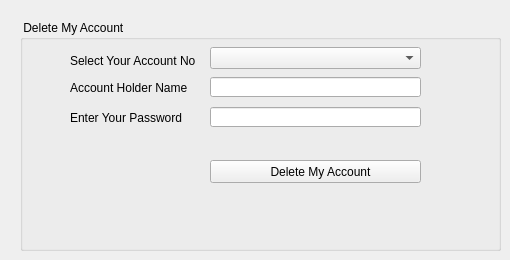
        <widget class="QWidget" name="tab_10">
         <attribute name="title">
          <string> Delete My Account</string>
         </attribute>
         <widget class="QGroupBox" name="groupBox_7">
          <property name="geometry">
           <rect>
            <x>20</x>
            <y>20</y>
            <width>481</width>
            <height>231</height>
           </rect>
          </property>
          <property name="title">
           <string> Delete My Account</string>
          </property>
          <widget class="QLabel" name="label_29">
           <property name="geometry">
            <rect>
             <x>50</x>
             <y>90</y>
             <width>131</width>
             <height>16</height>
            </rect>
           </property>
           <property name="text">
            <string>Enter Your Password</string>
           </property>
          </widget>
          <widget class="QLineEdit" name="MoneyWithdrawl_AccName_2">
           <property name="geometry">
            <rect>
             <x>190</x>
             <y>57</y>
             <width>211</width>
             <height>20</height>
            </rect>
           </property>
           <property name="frame">
            <bool>true</bool>
           </property>
           <property name="readOnly">
            <bool>true</bool>
           </property>
          </widget>
          <widget class="QComboBox" name="MoneyWithdrawl_AccNum_2">
           <property name="geometry">
            <rect>
             <x>190</x>
             <y>27</y>
             <width>211</width>
             <height>22</height>
            </rect>
           </property>
          </widget>
          <widget class="QLabel" name="label_42">
           <property name="geometry">
            <rect>
             <x>50</x>
             <y>33</y>
             <width>131</width>
             <height>16</height>
            </rect>
           </property>
           <property name="text">
            <string>Select Your Account No</string>
           </property>
          </widget>
          <widget class="QLabel" name="label_43">
           <property name="geometry">
            <rect>
             <x>50</x>
             <y>60</y>
             <width>131</width>
             <height>16</height>
            </rect>
           </property>
           <property name="text">
            <string>Account Holder Name</string>
           </property>
          </widget>
          <widget class="QLineEdit" name="MoneyWithdrawl_AccPassword_2">
           <property name="geometry">
            <rect>
             <x>190</x>
             <y>87</y>
             <width>211</width>
             <height>20</height>
            </rect>
           </property>
           <property name="text">
            <string/>
           </property>
           <property name="frame">
            <bool>true</bool>
           </property>
           <property name="echoMode">
            <enum>QLineEdit::Password</enum>
           </property>
           <property name="readOnly">
            <bool>false</bool>
           </property>
          </widget>
          <widget class="QPushButton" name="MoneyWithdrawl_WithdrawButton_2">
           <property name="geometry">
            <rect>
             <x>190</x>
             <y>140</y>
             <width>211</width>
             <height>23</height>
            </rect>
           </property>
           <property name="text">
            <string>   Delete My Account</string>
           </property>
           <property name="icon">
            <iconset>
             <normaloff>T:/Icon/Application Icons Set 2/Nero Startsmart .ico</normaloff>T:/Icon/Application Icons Set 2/Nero Startsmart .ico</iconset>
           </property>
          </widget>
          <widget class="QLabel" name="MoneyWithdrawl_ErrorLabel_2">
           <property name="enabled">
            <bool>false</bool>
           </property>
           <property name="geometry">
            <rect>
             <x>40</x>
             <y>170</y>
             <width>401</width>
             <height>41</height>
            </rect>
           </property>
           <property name="font">
            <font>
             <family>Courier New</family>
             <pointsize>8</pointsize>
            </font>
           </property>
           <property name="text">
            <string/>
           </property>
           <property name="alignment">
            <set>Qt::AlignCenter</set>
           </property>
          </widget>
          <widget class="QLabel" name="MoneyWithdrawl_CongoLabel_2">
           <property name="geometry">
            <rect>
             <x>40</x>
             <y>250</y>
             <width>411</width>
             <height>51</height>
            </rect>
           </property>
           <property name="text">
            <string/>
           </property>
          </widget>
         </widget>
        </widget>
